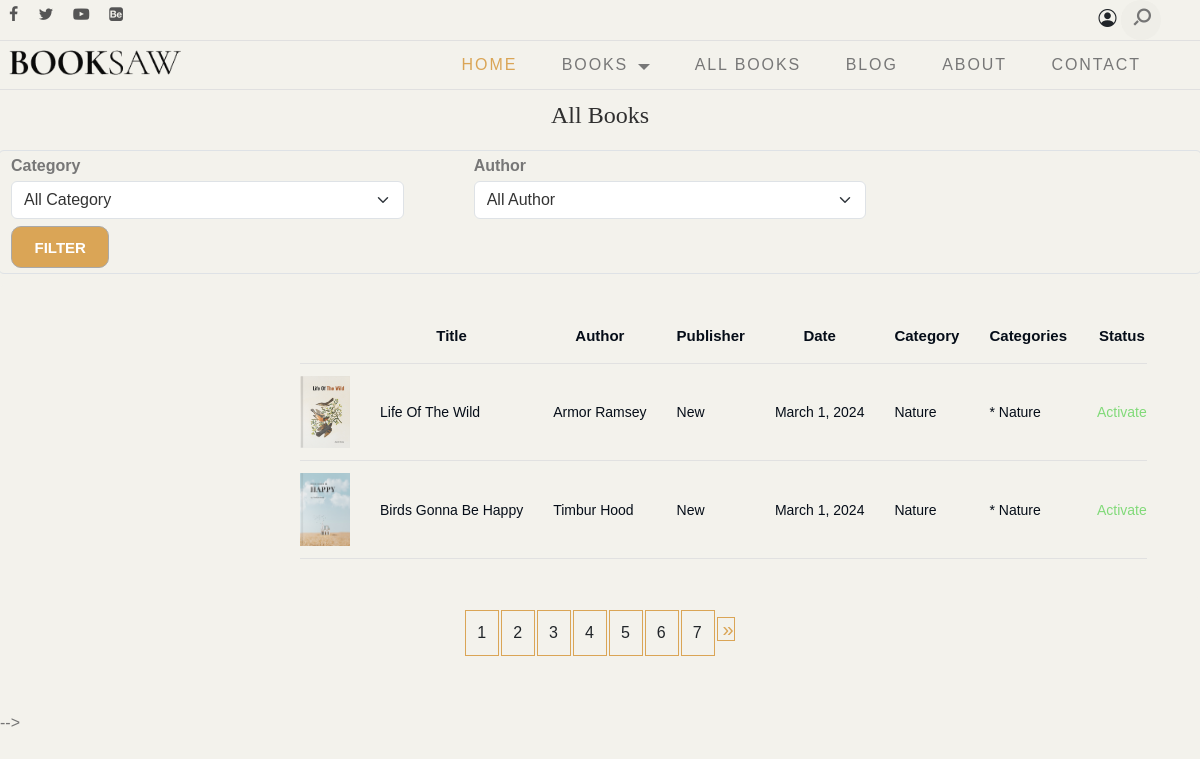
Screenshot of /Books with the database file from the repository.
### main/models.py (models this page shows, shortened)
class Book(models.Model):
    title=models.CharField(max_length=100)
    date_pub=models.DateField(null=True)
    publisher=models.CharField(max_length=20)
    description=models.TextField(null=True)
    image=models.ImageField(upload_to='photos')
    categ=models.ManyToManyField('Category', related_name='books')
    author=models.ForeignKey(Author,on_delete=models.CASCADE,related_name='books')
    page_num=models.IntegerField()
    file = models.FileField(upload_to='files',null=True)
    class  Mate:
        permissions = [
        ('can_publish', 'Can publish '),
        ('can_edit_published', 'Can edit published '),
    ]

class Author(models.Model):
    author=models.CharField(max_length=100)
    about=models.CharField(max_length=100)
    def __str__(self):
        return str(self.author)

class Category(models.Model):
    name=models.CharField(max_length=100)

### main/views.py (the view)
# urls.py: path('Books',views.all,name='all'),
def all(request):
    categ=Category.objects.all()
    book=Book.objects.all()
    borrow=Borrowing.objects.all()
    author=Author.objects.all()
    borrowed_books = Borrowing.objects.filter(is_returned=False).values_list('book__title', flat=True)
    Categ_id=request.GET.get('category')
    if Categ_id and Categ_id != "" :
        book=book.filter(categ=Categ_id)
    author_id=request.GET.get('author')
    if author_id and author_id != "" :
        book=book.filter(author=author_id)
    paginator = Paginator(book,2)  # Show 2 Book per page.
    page_number = request.GET.get("page")
    page_obj = paginator.get_page(page_number)
    return render(request,'main/all_books.html',
                  {
                   'page_obj':page_obj ,
                   'categorys':categ ,
                   'Books':book,
                   'Borrow':borrow,
                   'authors':author,
                   'borrowed_books': borrowed_books })

### main/context_processors.py (called while the page is built)
def global_context(request):
    return {
        "user_permissions": request.user.get_all_permissions() if request.user.is_authenticated else [],
        "current_app": request.resolver_match.app_name if request.resolver_match else None,
    }

### main/templatetags/custom_filter.py (called while the page is built)
@register.filter
def capitalize_first(value):
    return value.title()

@register.simple_tag
def view_many_to_many(objects):
    a=""
    for obj in objects :
      a+=f"* {obj.name}"
    return a

### templates/main/all_books.html (shortened to what this page needs)
{%load static%}
{% load custom_filter %}
{% include 'main/navbar.html'%}
 <h2 style="text-align: center; line-height: 0;">All Books</h2>
<div class="filter" style="  padding: 10px;">
  <div class="row">
    <form class="form_inlie form-control mr-5" method = "GET" action = "{% url 'all' %}">
       <div class="col-md-4">
        <label >Category</label>
        <select name="category"  class="form-select" >
            <option value="">All Category</option>
        </select>
        </div>
         <div class="col-md-4">
        <label >Author</label>
        <select name="author"  class="form-select" >
            <option value="">All Author</option>
        </select>
        </div>
   <input  type = "submit" value="Filter">
 </form>
</div>
</div>
<div class="members" style="background:  #f3f2ec; color: #050d18;">
    <table class="grid1" >
        <thead>
          <tr>
            <th></th>
            <th>Title</th>
            <th>Author</th>
            <th>Publisher</th>
            <th>Date</th>
            <th>Category</th>
            <th>Categories</th>
            <th>Status</th>
          </tr>
        </thead>
       {% for Book in page_obj %}
          <tr>
            <td>
              <a href="{% url 'single_book' Book.pk %}"><img
                src="{{Book.image.url}}"
                alt="" style="width: 50px;"
              /></a>
            </td>
            <td>
              {{Book.title|capitalize_first}}
            </td>
            <td>
              {{Book.author}}
            </td>
            <td>{{Book.publisher}}</td>
            <td>{{Book.date_pub}}</td>
            <td >
              {%for ca in Book.categ.all%}
                   {{ca.name}}
               {%endfor%}
              </td>
              <td>
                {% view_many_to_many   Book.categ.all %}
              </td>
            <td >
             {% if Book.title in borrowed_books %}
                   <a href="" style="color: rgb(248, 11, 11);">Inactive</a>
                {% else %}
                  <a href="{%url 'loginmem' Book.pk %}" style="color: rgb(129, 218, 121);">Activate</a>
                {% endif%}
            </td>
          </tr>
       {%endfor%}
    </table>
</div>
<div class="page_n" style="display: flex;
        justify-content: center;
        align-items: center;
        margin: 10px;">
  <nav >
    <ul class="pagination">
        {% for num in page_obj.paginator.page_range %}
           <li class="page-item" style="border: 1px solid #daa556; margin:1px;">
            <a class="page-link" href="?{{ request.GET.urlencode|cut:'page' }}&page={{ num }}">{{ num }}</a>
        </li>
        {% endfor %}
        <li class="page-item">
            {% if page_obj.has_next %}
                <a href="?{{ request.GET.urlencode|cut:'page' }}&page={{ page_obj.paginator.num_pages }} " style="border: 1px solid #daa556; margin:1px; font-size: 20px; padding-left: 5px;">&raquo;</a>
            {% endif %}
        </li>
    </ul>
</nav>
</div>

### rows the page displays
Book: image (picture), title "Life Of The Wild", author "Armor Ramsey", publisher "New", date_pub "March 1, 2024", id.name "* Nature", shows "Activate"
Category: name "Nature"
Book: image (picture), title "Birds Gonna Be Happy", author "Timbur Hood", publisher "New", date_pub "March 1, 2024", id.name "* Nature", shows "Activate"

### other values shown
{{ num }} "1" "2" "3" "4" "5" "6" "7"
